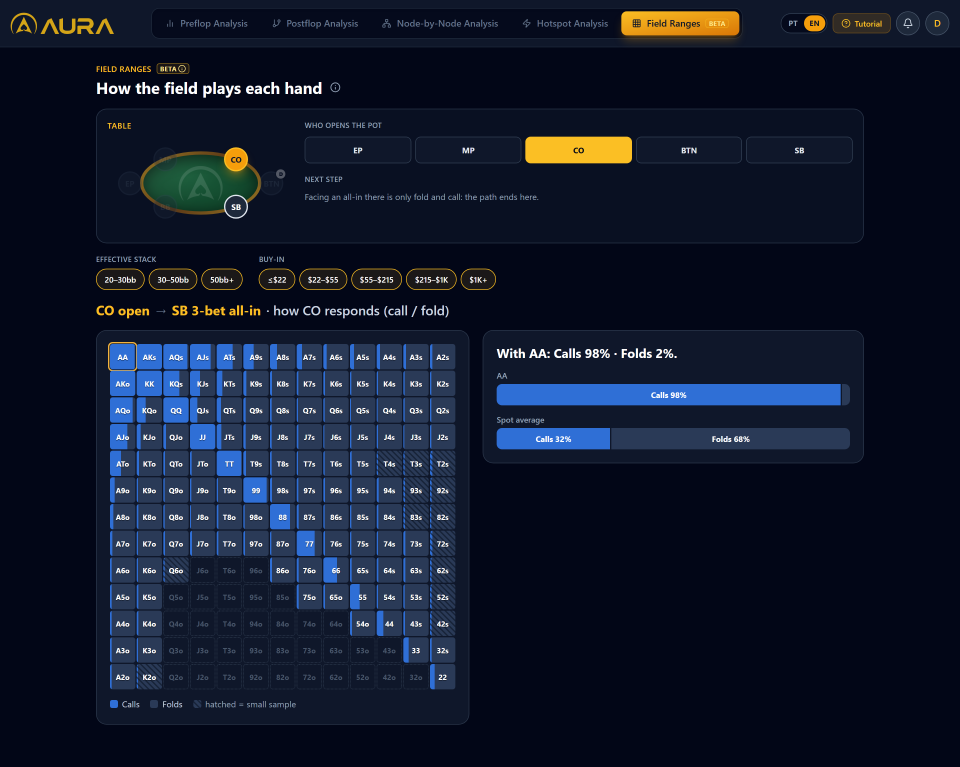
#> input picture content/posts/field-ranges-launch/mockups/raw/en-01-grade-allin.png, 2880 x 2300 px, given in place of pt-01-grade-allin.png, which was not available (shown at 1/3 size)
$ python build.py
#> lines starting #> are read from the running program, lines starting #| are printed output that depends on the picture; pictures that were not available may be replaced by others from this repository, and a replacement may not be noted
"""Field Ranges - build das artes de lancamento.

1. recorta as capturas brutas (mockups/raw) -> src/assets
2. gera os HTMLs-fonte em src/
3. renderiza com Playwright (device_scale_factor=1) -> PNGs finais

Uso: python build.py
"""
import re
from pathlib import Path
from PIL import Image
from playwright.sync_api import sync_playwright

ROOT = Path(__file__).resolve().parents[5]
POST = ROOT / "content/posts/field-ranges-launch"
SRC = POST / "instagram/src"
ASSETS = SRC / "assets"
OUT = POST / "instagram"
MOCK = POST / "mockups"
RAW = MOCK / "raw"
TPL = ROOT / "instagram/templates/carrossel-slide.html"

S = 1.44  # as capturas brutas sao 2880 px; as coordenadas abaixo estao em 2000 px


def crop(src, dst, box):
#> called with src = 'pt-01-grade-allin.png', dst = 'pt-a-grade.png', box = (190, 610, 990, 1520)
    im = Image.open(RAW / src).convert("RGB")
#> im is the input picture: PIL image 2880x2300 RGB; mean R, G, B 17.2, 24.9, 43.8
    x0, y0, x1, y1 = [round(v * S) for v in box]
    im.crop((x0, y0, x1, y1)).save(ASSETS / dst)
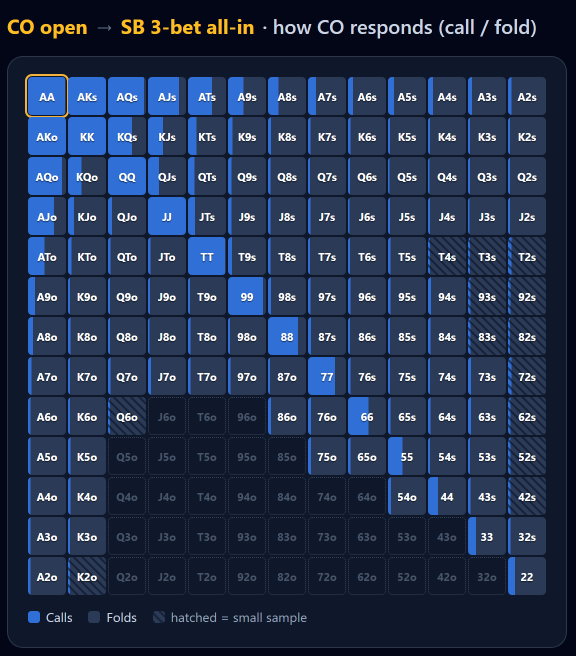
#> saved as pt-a-grade.png: PIL image 1152x1311 RGB (shown at 1/2 size); mean R, G, B 35.4, 50.7, 79.7


# [23 lines left out: function lift_dim_labels, not called in this run]


def make_assets():
    for lang in ("pt", "en"):
        # titulo do spot + cartao da grade (sem o painel lateral com percentuais, sem a navegacao)
        crop(f"{lang}-01-grade-allin.png", f"{lang}-a-grade.png", (190, 610, 990, 1520))
        crop(f"{lang}-02-trilha-mesa.png", f"{lang}-b-trilha.png", (176, 160, 1824, 679))
#> call 2 of crop, with src = 'pt-02-trilha-mesa.png', dst = 'pt-b-trilha.png', box = (176, 160, 1824, 679)
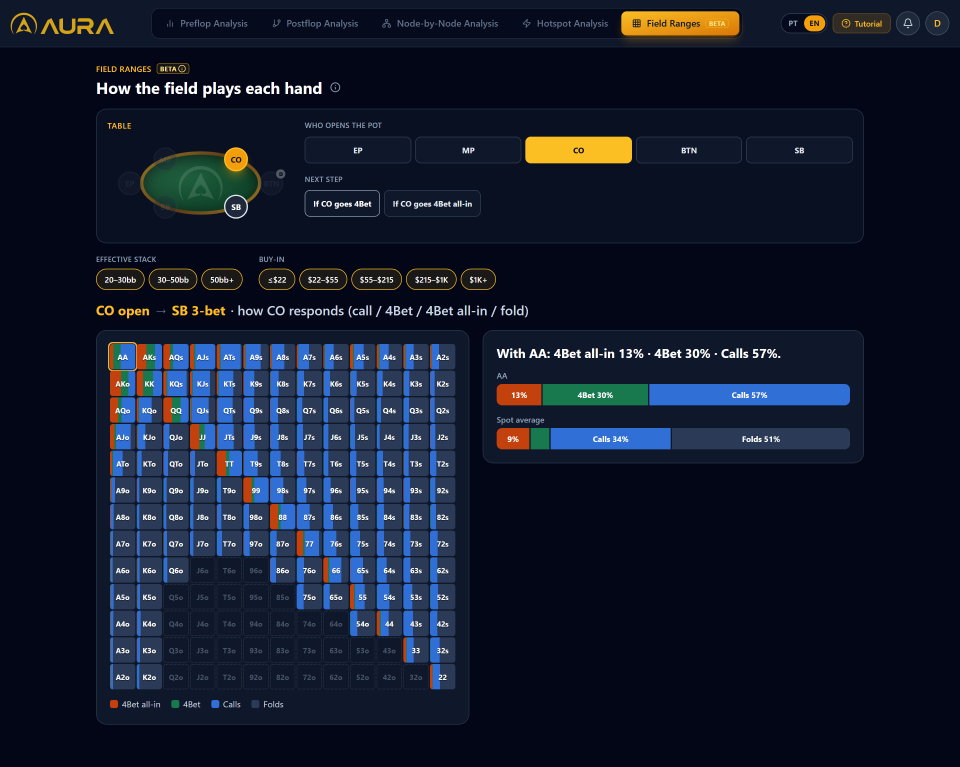
#> input picture content/posts/field-ranges-launch/mockups/raw/en-02-trilha-mesa.png, 2880 x 2300 px, given in place of pt-02-trilha-mesa.png, which was not available (shown at 1/3 size)
#> in crop, im is the input picture: PIL image 2880x2300 RGB; mean R, G, B 18.7, 26.2, 44.7
#> in crop (call 2), `im.crop((x0, y0, x1, y1)).save(ASSETS / dst)`:
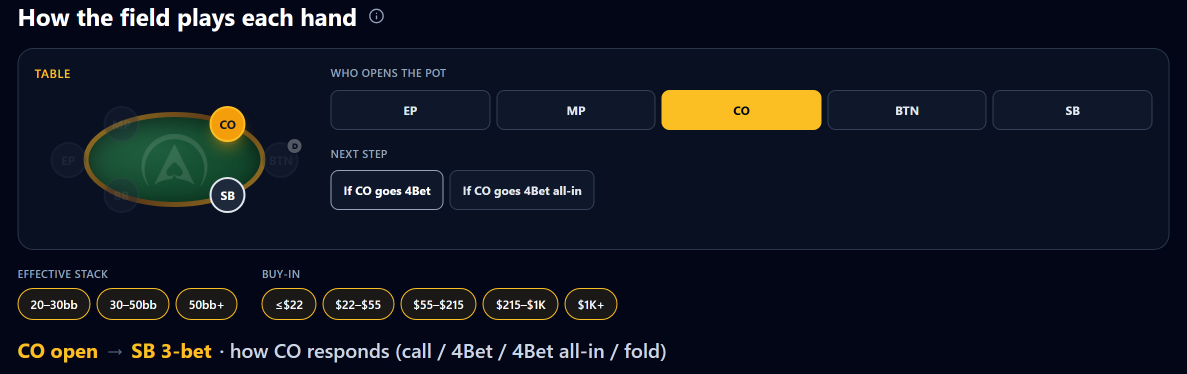
#> saved as pt-b-trilha.png: PIL image 2374x748 RGB (shown at 1/2 size); mean R, G, B 17.7, 22.6, 34.4
        crop(f"{lang}-03a-bb-vs-ep.png", f"{lang}-c1.png", (190, 610, 990, 1520))
#> call 3 of crop, with src = 'pt-03a-bb-vs-ep.png', dst = 'pt-c1.png', box = (190, 610, 990, 1520)
#> in crop (call 3), `im.crop((x0, y0, x1, y1)).save(ASSETS / dst)`:
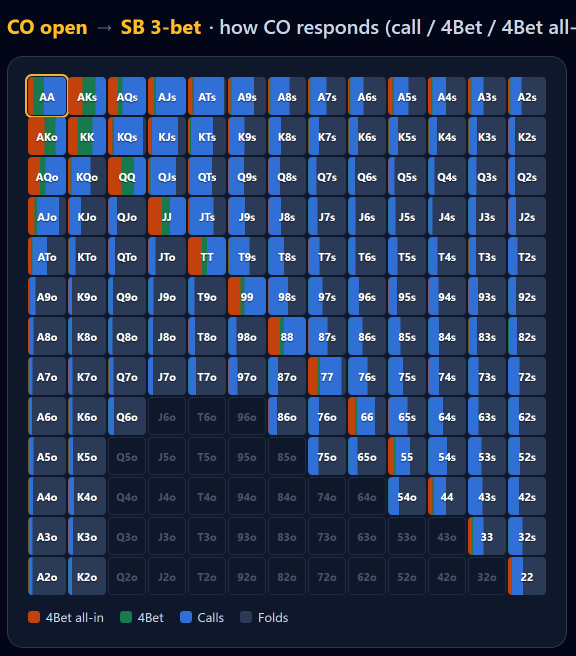
#> saved as pt-c1.png: PIL image 1152x1311 RGB (shown at 1/2 size); mean R, G, B 39.5, 55.3, 85.7
        crop(f"{lang}-03b-bb-vs-co.png", f"{lang}-c2.png", (190, 610, 990, 1520))
        # so o cartao da grade (para os slides)
        crop(f"{lang}-01-grade-allin.png", f"{lang}-card-allin.png", (196, 684, 981, 1513))
        crop(f"{lang}-03b-bb-vs-co.png", f"{lang}-card-bbco.png", (196, 684, 981, 1513))
        lift_dim_labels(ASSETS / f"{lang}-card-allin.png")


# [29 lines left out: function make_common_js, not called in this run]


ARC = """<div class="arc" style="top:{top}px;left:50%;transform:translateX(-50%)">
<svg width="1500" height="1500" viewBox="0 0 1500 1500" fill="none">
<circle cx="750" cy="750" r="700" stroke="url(#g)" stroke-width="3.5" stroke-linecap="round" stroke-dasharray="3300 1099" transform="rotate({rot} 750 750)"/>
<circle cx="750" cy="750" r="656" stroke="rgba(212,164,24,0.16)" stroke-width="1.5" stroke-dasharray="2900 1221" transform="rotate({rot2} 750 750)"/>
<defs><linearGradient id="g" x1="0" y1="0" x2="1500" y2="1500"><stop offset="0" stop-color="#FCD34D"/><stop offset="0.5" stop-color="#D4A418"/><stop offset="1" stop-color="#7A5E0E"/></linearGradient></defs>
</svg></div>"""


# [17 lines left out: functions ring, page, not called in this run]


def lockup(right=""):
    return f"""<header><div class="lockup"><span class="icon" data-icon></span><span class="wm" data-wordmark></span></div>{right}</header>"""


def footer(T, kind="dec"):
    return f"""<footer><div class="f-left"><div class="handle"><span class="icon" data-icon></span><span>@aurapokeranalytics</span></div>
<div class="sample">{T['sample_' + kind]}</div></div><span class="age">18+</span></footer>"""


KICK = '<div class="kicker">Field Ranges</div>'

T = {
    "pt": {
        "sample_hands": "Dados: Aura · 96,4 mi de mãos com cartas conhecidas · 20bb+ · 18+",
        "sample_dec": "Dados: Aura · 1,42 bi de decisões · 20bb+ · 18+",
        "btn": "BTN", "ep": "EP", "v_btn": "56,9%", "v_ep": "39,0%",
        "feed_title": "ONDE O FIELD <em>JOGA DIFERENTE</em>",
        "feed_spot": "Contra 3-bet (não all-in)",
        "feed_l1": "BTN folda <b>56,9%</b>",
        "feed_l2": "EP folda <b>39,0%</b>",
        "feed_note": "Fold contra 3-bet não all-in",
        "st_quote1": "AA no BB contra open do CO:",
        "st_quote2": "o field só paga",
        "st_v": "13%",
        "st_x": "(84% dão 3-bet não all-in, 3% vão all-in)",
        "st_b1": "Veja a grade, mão a mão.",
        "st_b2": "Conta grátis",
        "s1_t": "COMO O FIELD<br><em>JOGA,</em><br>MÃO A MÃO",
        "s1_s": "Veja o que ele faz de verdade.",
        "s2_t": "UMA GRADE, <em>UM SPOT</em>",
        "s2_b": "13x13: cada célula é uma mão. A cor mostra o que o field faz: paga ou folda.",
        "s2_h": "CO abre, SB dá 3-bet all-in: veja a resposta do CO, mão a mão.",
        "s3_t": "SIGA A <em>MÃO</em>",
        "s3_b": "Open, 3-bet, 4-bet, all-in. Escolha as posições na mesa de 6 lugares e filtre por stack e buy-in.",
        "s3_h": "<b class='n'>90</b> situações com a grade pronta.",
        "s4_t": "ONDE <em>EXPLORAR</em>",
        "s4_b": "Contra 3-bet (não all-in), o BTN folda <b>56,9%</b>. O EP folda <b>39,0%</b>.",
        "s4_h": "BTN larga mais da metade: o seu 3-bet tende a ter mais fold equity. EP: mais critério.",
        "s4_x": "AA no BB contra open do CO: o field só paga <b>13%</b> (<b>84%</b> dão 3-bet não all-in, <b>3%</b> vão all-in).",
        "s4_n": "contra 3-bet não all-in",
        "s5_t": "A <em>BASE</em> POR TRÁS DA GRADE",
        "s5_b": "Leitura do field sobre <b>1,42 bi</b> de decisões pré-flop reais. Stacks de 20bb+, todos os buy&#8209;ins.",
        "s5_btn": "Conta grátis",
        "s5_n1": "1,42 bi", "s5_l1": "decisões pré-flop reais",
        "s6_t": "ABRA O <em>FIELD RANGES</em>",
        "s6_b": "Crie sua conta grátis e veja o seu próximo spot.",
        "s6_btn": "Link na bio",
        "trail": ["Open", "3-bet", "4-bet", "All-in"],
    },
    "en": {
        "sample_hands": "Data: Aura · 96.4M hands with known cards · 20bb+ · 18+",
        "sample_dec": "Data: Aura · 1.42B decisions · 20bb+ · 18+",
        "btn": "BTN", "ep": "EP", "v_btn": "56.9%", "v_ep": "39.0%",
        "feed_title": "WHERE THE FIELD <em>PLAYS DIFFERENTLY</em>",
        "feed_spot": "Facing a non-all-in 3-bet",
        "feed_l1": "BTN folds <b>56.9%</b>",
        "feed_l2": "EP folds <b>39.0%</b>",
        "feed_note": "Fold against non-all-in 3-bets",
        "st_quote1": "AA in the BB vs a CO open:",
        "st_quote2": "the field only calls",
        "st_v": "13%",
        "st_x": "(84% non-all-in 3-bet, 3% all-in)",
        "st_b1": "See the grid, hand by hand.",
        "st_b2": "Free account",
        "s1_t": "HOW THE FIELD<br><em>PLAYS,</em><br>HAND BY HAND",
        "s1_s": "See what it really does.",
        "s2_t": "ONE GRID, <em>ONE SPOT</em>",
        "s2_b": "13x13: each cell is a hand. Color shows what the field does: call or fold.",
        "s2_h": "CO opens, SB 3-bets all-in: see the CO's response, hand by hand.",
        "s3_t": "FOLLOW THE <em>HAND</em>",
        "s3_b": "Open, 3-bet, 4-bet, all-in. Pick positions on the 6-seat table and filter by stack and buy-in.",
        "s3_h": "<b class='n'>90</b> spots with the grid ready.",
        "s4_t": "WHERE TO <em>EXPLOIT</em>",
        "s4_b": "Facing a non-all-in 3-bet, the BTN folds <b>56.9%</b>. EP folds <b>39.0%</b>.",
        "s4_h": "BTN gives up more than half: your 3-bet tends to carry more fold equity. EP: more care.",
        "s4_x": "AA in the BB vs a CO open: the field only calls <b>13%</b> (<b>84%</b> non-all-in 3-bet, <b>3%</b> all-in).",
        "s4_n": "against non-all-in 3-bets",
        "s5_t": "THE <em>DATA</em> BEHIND THE GRID",
        "s5_b": "A read of the field over <b>1.42B</b> real preflop decisions. 20bb+ stacks, all buy&#8209;ins.",
        "s5_btn": "Free account",
        "s5_n1": "1.42B", "s5_l1": "real preflop decisions",
        "s6_t": "OPEN <em>FIELD RANGES</em>",
        "s6_b": "Create your free account and see your next spot.",
        "s6_btn": "Link in bio",
        "trail": ["Open", "3-bet", "4-bet", "All-in"],
    },
}


def bars(t):
    return f"""<div class="fl"><div class="fline">{t['btn']}</div></div>"""


# ---------------------------------------------------------------- FEED
# [57 lines left out: functions feed, story, not called in this run]


# ---------------------------------------------------------------- CARROSSEL
def slide_head(n):
    return lockup(f'<span class="indicator">{n} / 6</span>')


def slide_title(t, key, size=70):
    return f"""<div class="z" style="margin-top:44px">{KICK}<h1 class="title" style="font-size:{size}px;margin-top:24px">{t[key]}</h1></div>"""


# [99 lines left out: function carousel, not called in this run]


# ---------------------------------------------------------------- MOCKUPS
MCSS = """
html, body { width: auto; background: transparent; }
#wrap { display: inline-flex; gap: 56px; padding: 80px; background: transparent; }
.f { border-radius: 30px; overflow: hidden; background: #020617; border: 2px solid rgba(251,191,36,.3);
  box-shadow: 0 34px 90px rgba(0,0,0,.6), 0 0 50px rgba(212,164,24,.12); }
.f img { display: block; }
"""


def mock_html(imgs):
    tags = "".join(f'<div class="f"><img src="assets/{i}"></div>' for i in imgs)
    return f'<!DOCTYPE html><html><head><meta charset="UTF-8"><style>{MCSS}</style></head><body><div id="wrap">{tags}</div></body></html>'


def main():
    ASSETS.mkdir(parents=True, exist_ok=True)
    OUT.mkdir(exist_ok=True)
    MOCK.mkdir(exist_ok=True)
    make_assets()
    make_common_js()
    jobs = []  # (html, png, w, h or None, transparent)
    for lang in ("pt", "en"):
        jobs.append((f"feed-{lang}.html", OUT / f"feed-{lang}.png", 1080, 1350))
        (SRC / f"feed-{lang}.html").write_text(feed(lang), encoding="utf-8")
        jobs.append((f"story-{lang}.html", OUT / f"story-{lang}.png", 1080, 1920))
        (SRC / f"story-{lang}.html").write_text(story(lang), encoding="utf-8")
        for n in range(1, 7):
            (SRC / f"carrossel-{lang}-{n:02d}.html").write_text(carousel(lang, n), encoding="utf-8")
            jobs.append((f"carrossel-{lang}-{n:02d}.html", OUT / f"carrossel-{lang}-{n:02d}.png", 1080, 1350))
        for name, imgs in (("grade-allin", [f"{lang}-a-grade.png"]), ("trilha-mesa", [f"{lang}-b-trilha.png"]),
                           ("contraste", [f"{lang}-c1.png", f"{lang}-c2.png"])):
            (SRC / f"mockup-{name}-{lang}.html").write_text(mock_html(imgs), encoding="utf-8")
            jobs.append((f"mockup-{name}-{lang}.html", MOCK / f"{name}-{lang}.png", None, None))
    with sync_playwright() as p:
        b = p.chromium.launch()
        for html, png, w, h in jobs:
            if w:
                pg = b.new_page(viewport={"width": w, "height": h}, device_scale_factor=1)
                pg.goto((SRC / html).as_uri())
                pg.evaluate("document.fonts.ready")
                pg.wait_for_timeout(250)
                pg.screenshot(path=str(png), clip={"x": 0, "y": 0, "width": w, "height": h})
            else:
                pg = b.new_page(viewport={"width": 2800, "height": 1600}, device_scale_factor=1)
                pg.goto((SRC / html).as_uri())
                pg.evaluate("document.fonts.ready")
                pg.wait_for_timeout(150)
                pg.locator("#wrap").screenshot(path=str(png), omit_background=True)
            pg.close()
            print("ok", png.name)
        b.close()


if __name__ == "__main__":
#> (the run stopped early here; a loop or call above may not have finished)
